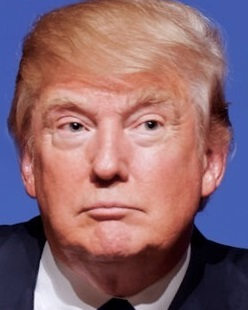
%> input picture Homework4/Homework4_documents/Donald_Trump.jpeg, 248 x 310 px
$ octave main_homework4_q4.m   (GNU Octave 9; MATLAB toolbox functions it lacks are replaced by stand-ins)
%> lines starting %> are read from the running program, lines starting %| are printed output that depends on the picture
%% Aydın Uzun
% HW 4
% Q4
%%
clear all;
%% question 4
clear;
clf;
trump = imread('Donald_Trump.jpeg');
%> trump is the input picture: size 310x248x3 uint8; mean R, G, B 138.2, 102.1, 109.9
reis = imread('Tayyip_Erdogan.jpg');
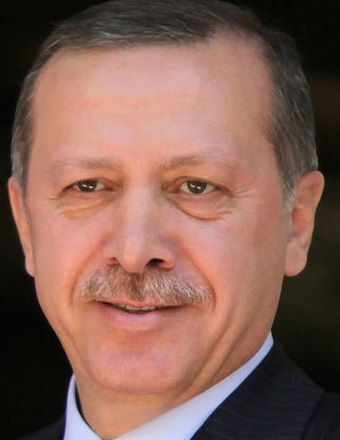
%> input picture Homework4/Homework4_documents/Tayyip_Erdogan.jpg, 340 x 440 px
%> reis is the input picture: size 440x340x3 uint8; mean R, G, B 131.3, 94.9, 84
trump_gray = rgb2gray(trump);
reis_gray = rgb2gray(reis);
% % A
% mag_phase_analysis of Trump
Trump_FT=fft2(trump_gray);
Trump_Abs=abs(Trump_FT);
Trump_angle=atan2(imag(Trump_FT),real(Trump_FT));
Trump_Phase=exp(j*Trump_angle);
Trump_Mag=real(ifft2(Trump_Abs));
Trump_Phase_only=real(ifft2(Trump_Phase));
% convert magnitude only and phase only images to uint8 format for display
Trump_Mag_uint=im2uint8(mat2gray(Trump_Mag));
Trump_Phase_only_uint=im2uint8(mat2gray(Trump_Phase_only));
% display magnitude only image in second quadrant

figure(15);
imshow(Trump_Mag_uint, [0 30]);

figure(16);
imshow(Trump_Phase_only_uint,[50  200]);
% ranges are determined empirically

% B

% mag_phase_analysis of Erdogan
Reis_FT=fft2(reis_gray);
Reis_Abs=abs(Reis_FT);
Reis_angle=atan2(imag(Reis_FT),real(Reis_FT));
Reis_Phase=exp(j*Reis_angle);
Reis_Mag=real(ifft2(Reis_Abs));
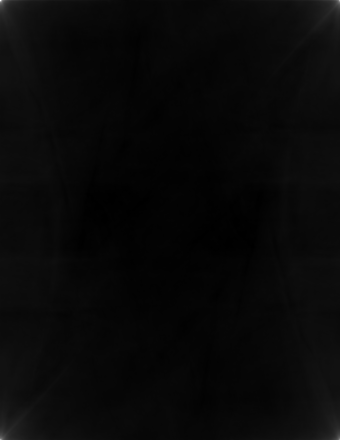
%> Reis_Mag: size 440x340 double; min 6.15, max 2834.7, mean 104.6; drawn with min black and max white
Reis_Phase_only=real(ifft2(Reis_Phase));
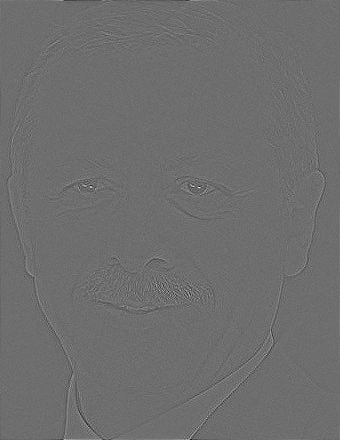
%> Reis_Phase_only: size 440x340 double; min -0.0464, max 0.0608, mean 6.68e-06; drawn with min black and max white
% convert magnitude only and phase only images to uint8 format for display
Reis_Mag_uint=im2uint8(mat2gray(Reis_Mag));
Reis_Phase_only_uint=im2uint8(mat2gray(Reis_Phase_only));
% display magnitude only image in second quadrant

figure(17);
imshow(Reis_Mag_uint, [0 30]);

figure(18);
imshow(Reis_Phase_only_uint,[50  200]);

% ranges are determined empirically

% C
% Reconstruct Trump from Erdogan’s phase spectrum and Trump’s magnitude spectrum
[numrows numcols] = size(trump_gray);
%> numrows = 310; numcols = 248
reis_trump_scaled = imresize(reis_gray,[numrows numcols]);
Reis_FT_scaled=fft2(reis_trump_scaled);
Reis_Abs_scaled=abs(Reis_FT_scaled);
Reis_angle_scaled=atan2(imag(Reis_FT_scaled),real(Reis_FT_scaled));
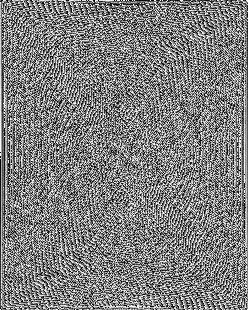
%> Reis_angle_scaled: size 310x248 double; min -3.14, max 3.14, mean 0.000123; drawn with min black and max white
Reis_Phase_scaled=exp(j*Reis_angle_scaled);

Trump_Mag_reis_phase=Trump_Abs.*Reis_Phase_scaled;
Trump_Mag_reis_phase_inverse_FT=real(ifft2(Trump_Mag_reis_phase));
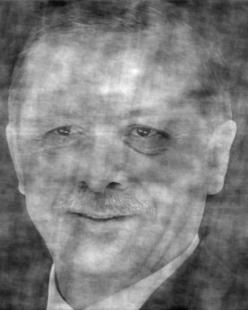
%> Trump_Mag_reis_phase_inverse_FT: size 310x248 double; min -44.68, max 272.4, mean 113.8; drawn with min black and max white
Trump_Mag_reis_phase_uint=im2uint8(mat2gray(Trump_Mag_reis_phase_inverse_FT));

figure(19);
imshow(Trump_Mag_reis_phase_uint, [60 150]);
% ranges are determined empirically

% D
Trump_phase_reis_mag=Reis_Abs_scaled.*Trump_Phase;
Trump_phase_reis_Mag_inverse_FT=real(ifft2(Trump_phase_reis_mag));
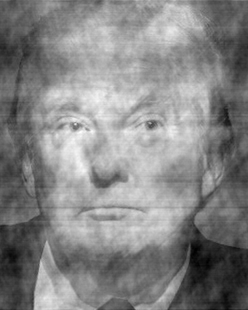
%> Trump_phase_reis_Mag_inverse_FT: size 310x248 double; min -65.84, max 260.7, mean 104.6; drawn with min black and max white
Trump_phase_reis_Mag_uint=im2uint8(mat2gray(Trump_phase_reis_Mag_inverse_FT));

figure(20);
imshow(Trump_phase_reis_Mag_uint, [60 150]);
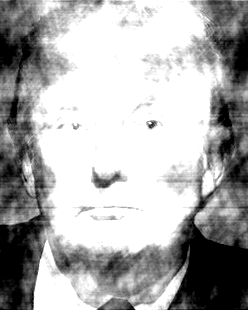
%> displayed picture: size 310x248, on the screen's scale of 0 to 255; min 0, max 255, mean 172.5
% ranges are determined empirically

% E

% Clearly the phase information is far more important than
% the magnitude in- formation in preserving key aspects of
% individual images. The phase information seems to
% retain a lot of information about image edges and image orientations.
%%
